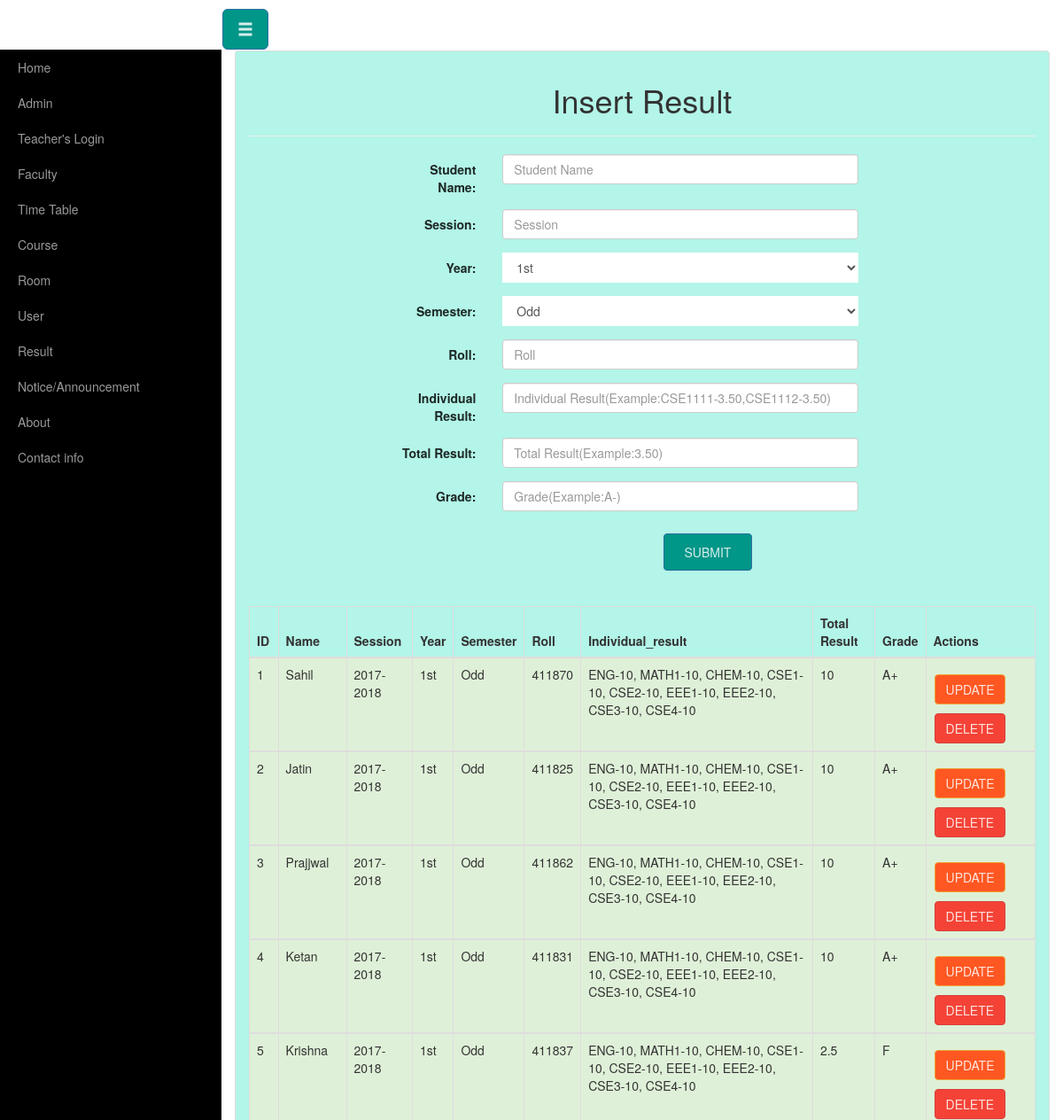
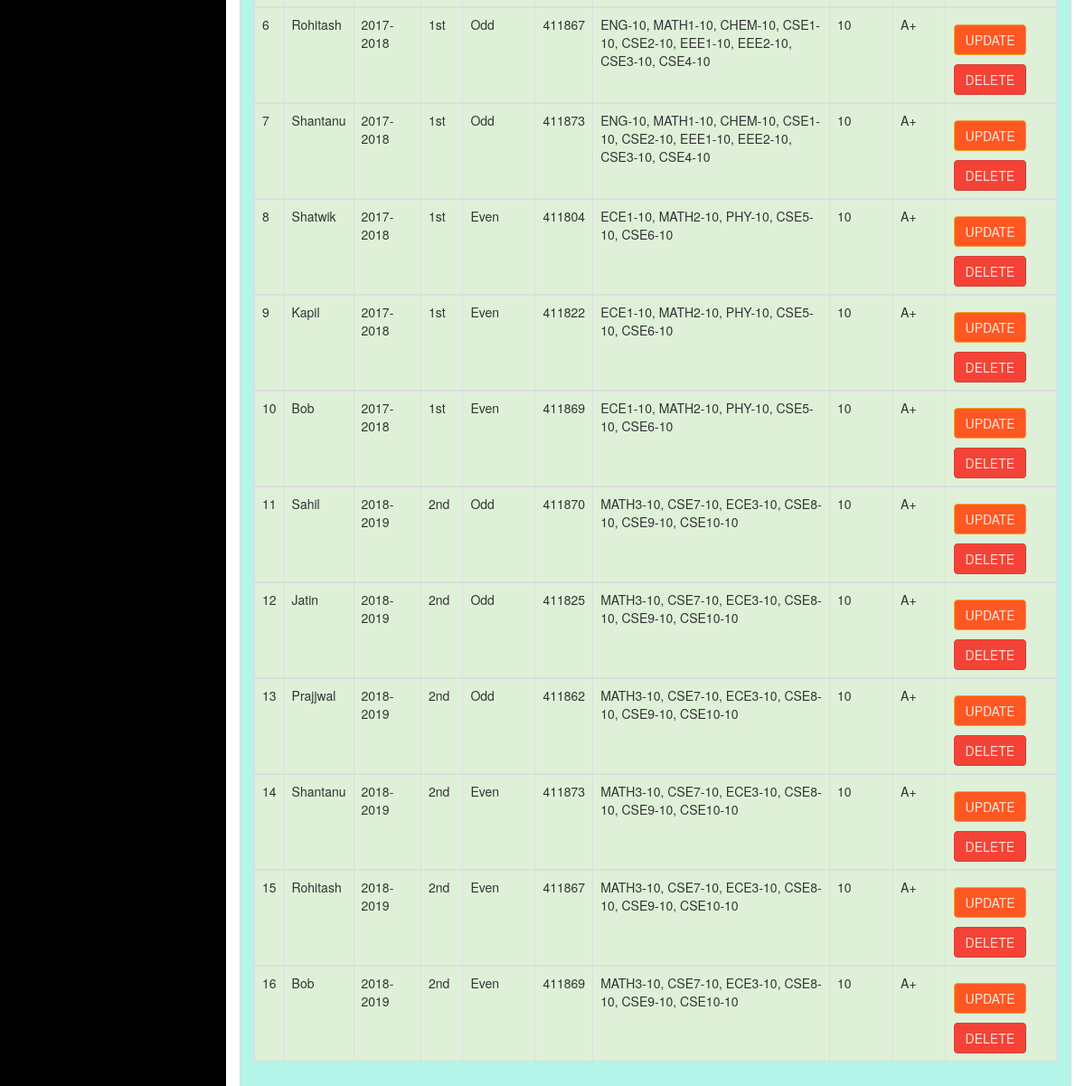
Screenshot of /insert_result.php with the database file from the repository (2 pictures, top to bottom).
### tables this page shows
CREATE TABLE `result` (
  `id` int(11) NOT NULL,
  `name` varchar(50) NOT NULL,
  `session` varchar(50) NOT NULL,
  `year` varchar(20) NOT NULL,
  `semester` varchar(20) NOT NULL,
  `roll` int(15) NOT NULL,
  `individual_result` text NOT NULL,
  `total_result` double NOT NULL,
  `grade` varchar(20) NOT NULL
);

### insert_result.php (the view, shortened to what this page needs)
<?php include("header.php");?>
<?php include('db_con.php');?>
<div class="container-fluid">
    <div class="row" id="wrapper">
    <?php require_once'menubar.php';?>
    <div class="col-sm-12">
        <div class="panel panel-default" style="background-color: #B3F5E8">
        <div class="panel-body">
<center><h1>Insert Result</h1></center>
<hr>
<div class="col-sm-10 col-sm-offset-2">
<form action="insert_result.php" method="post" class="form-horizontal" role="form">
<div class="form-group">
    <label for="name" class="col-sm-2 control-label">Student Name:</label>
    <div class="col-sm-7">
    <input type="text" class="form-control" name="name" placeholder="Student Name">
    </div>
</div>
<div class="form-group">
    <label for="session" class="col-sm-2 control-label">Session:</label>
    <div class="col-sm-7">
    <input type="text" class="form-control" name="session" placeholder="Session">
    </div>
</div>
<div class="form-group">
    <label class="col-sm-2 control-label">Year:</label>
    <div class="col-sm-7">
    <select name="year" class="form-control">
        <option value="1st">1st</option>
    </select>
    </div>
</div>
<div class="form-group">
    <label class="col-sm-2 control-label">Semester:</label>
    <div class="col-sm-7">
    <select name="semester" class="form-control">
        <option value="Odd">Odd</option>
    </select>
    </div>
</div>
<div class="form-group">
    <label for="roll" class="col-sm-2 control-label">Roll:</label>
    <div class="col-sm-7">
    <input type="text" name="roll" class="form-control" placeholder="Roll">
    </div>
</div>
<div class="form-group">
    <label for="individual_result" class="col-sm-2 control-label">Individual Result:</label>
    <div class="col-sm-7">
    <input type="text" name="individual_result" class="form-control" placeholder="Individual Result(Example:CSE1111-3.50,CSE1112-3.50)">
    </div>
</div>
<div class="form-group">
    <label for="total_result" class="col-sm-2 control-label">Total Result:</label>
    <div class="col-sm-7">
    <input type="text" name="total_result" class="form-control" placeholder="Total Result(Example:3.50)">
    </div>
</div>
<div class="form-group">
    <label for="grade" class="col-sm-2 control-label">Grade:</label>
    <div class="col-sm-7">
    <input type="text" name="grade" class="form-control" placeholder="Grade(Example:A-)">
    </div>
</div>
    <center><input type="submit" name="submit" value="Submit" class="btn btn-primary" style="padding: 10px; width: 100px;"></center>
    <br>
    <br>
</form>
 </div>
 <?php
      echo "<div>";
      echo "<table class='table table-bordered'>";
      echo "<thead>";
      echo "<tr>";
      echo "<th>ID</th>";
      echo "<th>Name</th>";
      echo "<th>Session</th>";
      echo "<th>Year</th>";
      echo "<th>Semester</th>";
      echo "<th>Roll</th>";
      echo "<th>Individual_result</th>";
      echo "<th>Total Result</th>";
      echo "<th>Grade</th>";
      echo "<th>Actions</th>";
      echo "</tr>";
      echo "</thead>";
    $other=mysqli_query($conn,"SELECT * FROM result");
    while ($filter=mysqli_fetch_array($other)) {
      echo "<tbody>";
      echo "<tr class='success'>";
      echo "<td>".$filter['id']."</td>";
      echo "<td>".$filter['name']."</td>";
      echo "<td>".$filter['session']."</td>";
      echo "<td>".$filter['year']."</td>";
      echo "<td>".$filter['semester']."</td>";
      echo "<td>".$filter['roll']."</td>";
      echo "<td>".$filter['individual_result']."</td>";
      echo "<td>".$filter['total_result']."</td>";
      echo "<td>".$filter['grade']."</td>";
      echo '<td><a href="result_update.php?id=' . $filter['id'] . '"><b class="btn btn-warning">Update</b></a>' ;
      echo '<a href="result_delete.php?id=' . $filter['id'] . '" onclick=\'return confirm("Are you sure you want to delete this record?")\'><b class="btn btn-danger">Delete</b></a></td>' ;
      echo "</tr>";
      echo "</tbody>";
}
      echo "</table>";
      echo "</div>";
?>
 </div>
 </div>
 </div>
 </div>
 </div>

### css/style.css (style rules this page uses)
* { box-sizing:border-box; }
#wrapper { padding-left: 0; -webkit-transition: all 0.5s ease; -moz-transition: all 0.5s ease; -o-transition: all 0.5s ease; transition: all 0.5s ease; }
@media (min-width:768px) { #wrapper { padding-left: 250px; } }

### rows the page displays
result: id "1", name "Sahil", session "2017-2018", year "1st", semester "Odd", roll "411870", individual_result "ENG-10, MATH1-10, CHEM-10, CSE1-10, CSE2-10, EEE1-10, EEE2-10, CSE3-10, CSE4-10", total_result "10", grade "A+"
result: id "2", name "Jatin", session "2017-2018", year "1st", semester "Odd", roll "411825", individual_result "ENG-10, MATH1-10, CHEM-10, CSE1-10, CSE2-10, EEE1-10, EEE2-10, CSE3-10, CSE4-10", total_result "10", grade "A+"
result: id "3", name "Prajjwal", session "2017-2018", year "1st", semester "Odd", roll "411862", individual_result "ENG-10, MATH1-10, CHEM-10, CSE1-10, CSE2-10, EEE1-10, EEE2-10, CSE3-10, CSE4-10", total_result "10", grade "A+"
result: id "4", name "Ketan", session "2017-2018", year "1st", semester "Odd", roll "411831", individual_result "ENG-10, MATH1-10, CHEM-10, CSE1-10, CSE2-10, EEE1-10, EEE2-10, CSE3-10, CSE4-10", total_result "10", grade "A+"
result: id "5", name "Krishna", session "2017-2018", year "1st", semester "Odd", roll "411837", individual_result "ENG-10, MATH1-10, CHEM-10, CSE1-10, CSE2-10, EEE1-10, EEE2-10, CSE3-10, CSE4-10", total_result "2.5", grade "F"
result: id "6", name "Rohitash", session "2017-2018", year "1st", semester "Odd", roll "411867", individual_result "ENG-10, MATH1-10, CHEM-10, CSE1-10, CSE2-10, EEE1-10, EEE2-10, CSE3-10, CSE4-10", total_result "10", grade "A+"
result: id "7", name "Shantanu", session "2017-2018", year "1st", semester "Odd", roll "411873", individual_result "ENG-10, MATH1-10, CHEM-10, CSE1-10, CSE2-10, EEE1-10, EEE2-10, CSE3-10, CSE4-10", total_result "10", grade "A+"
result: id "8", name "Shatwik", session "2017-2018", year "1st", semester "Even", roll "411804", individual_result "ECE1-10, MATH2-10, PHY-10, CSE5-10, CSE6-10", total_result "10", grade "A+"
result: id "9", name "Kapil", session "2017-2018", year "1st", semester "Even", roll "411822", individual_result "ECE1-10, MATH2-10, PHY-10, CSE5-10, CSE6-10", total_result "10", grade "A+"
result: id "10", name "Bob", session "2017-2018", year "1st", semester "Even", roll "411869", individual_result "ECE1-10, MATH2-10, PHY-10, CSE5-10, CSE6-10", total_result "10", grade "A+"
result: id "11", name "Sahil", session "2018-2019", year "2nd", semester "Odd", roll "411870", individual_result "MATH3-10, CSE7-10, ECE3-10, CSE8-10, CSE9-10, CSE10-10", total_result "10", grade "A+"
result: id "12", name "Jatin", session "2018-2019", year "2nd", semester "Odd", roll "411825", individual_result "MATH3-10, CSE7-10, ECE3-10, CSE8-10, CSE9-10, CSE10-10", total_result "10", grade "A+"
result: id "13", name "Prajjwal", session "2018-2019", year "2nd", semester "Odd", roll "411862", individual_result "MATH3-10, CSE7-10, ECE3-10, CSE8-10, CSE9-10, CSE10-10", total_result "10", grade "A+"
result: id "14", name "Shantanu", session "2018-2019", year "2nd", semester "Even", roll "411873", individual_result "MATH3-10, CSE7-10, ECE3-10, CSE8-10, CSE9-10, CSE10-10", total_result "10", grade "A+"
result: id "15", name "Rohitash", session "2018-2019", year "2nd", semester "Even", roll "411867", individual_result "MATH3-10, CSE7-10, ECE3-10, CSE8-10, CSE9-10, CSE10-10", total_result "10", grade "A+"
result: id "16", name "Bob", session "2018-2019", year "2nd", semester "Even", roll "411869", individual_result "MATH3-10, CSE7-10, ECE3-10, CSE8-10, CSE9-10, CSE10-10", total_result "10", grade "A+"
